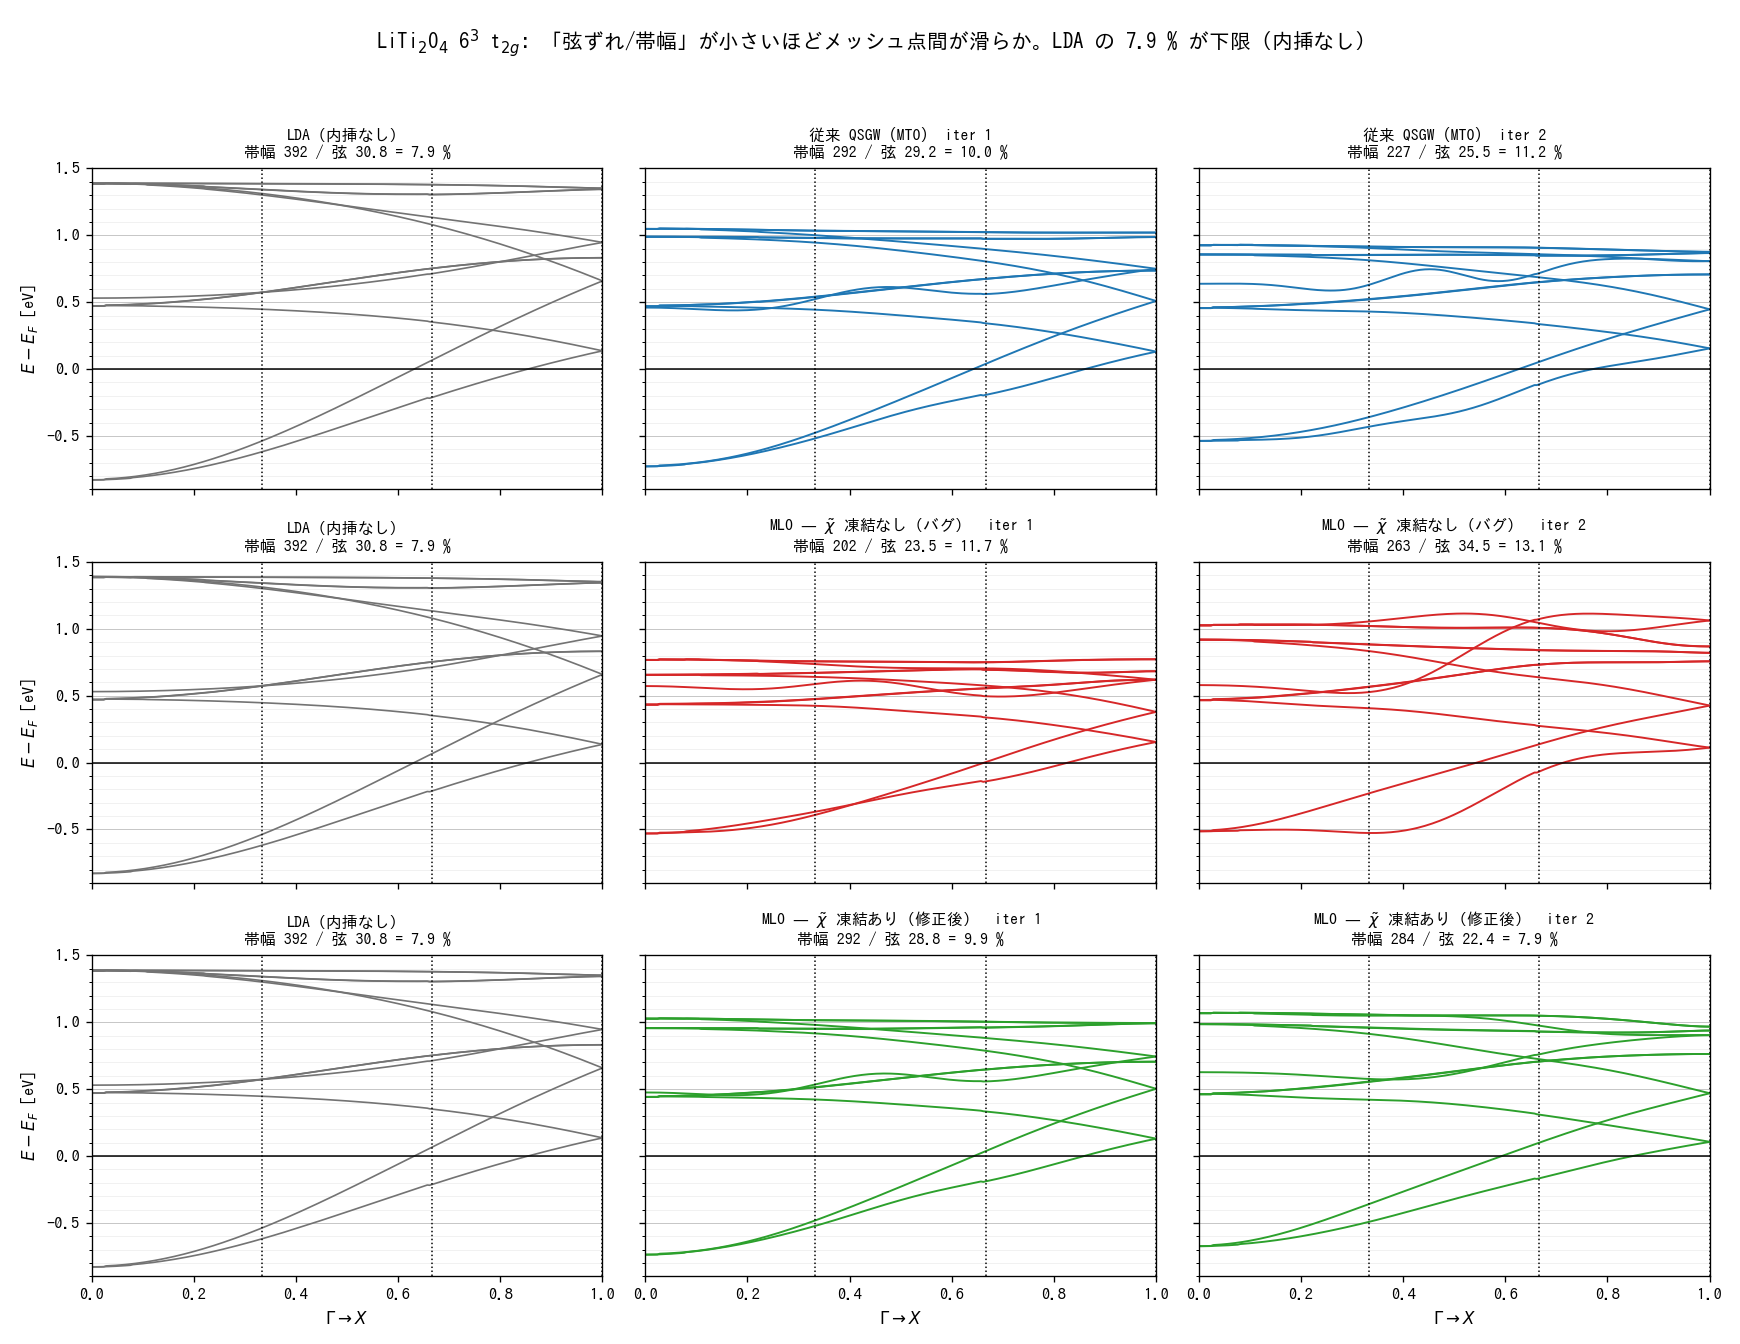

This figure's Python source:
#!/usr/bin/env python3
"""LiTi2O4 6^3, iterations 1 and 2: conventional / MLO without the chi~ freeze / MLO with it."""
import sys, os, numpy as np, matplotlib; matplotlib.use('Agg')
import matplotlib.pyplot as plt
matplotlib.rcParams['font.sans-serif'] = ['IPAGothic','Droid Sans Fallback','DejaVu Sans']
matplotlib.rcParams['axes.unicode_minus'] = False
from matplotlib.ticker import MultipleLocator
ROOT, OUT = sys.argv[1], sys.argv[2]
def rd(f):
    xs,es,cx,ce=[],[],[],[]
    for ln in open(f):
        if ln.startswith('#'): continue
        t=ln.split()
        if len(t)<3:
            if cx: xs.append(cx); es.append(ce); cx=[];ce=[]
            continue
        cx.append(float(t[1])); ce.append(float(t[2]))
    if cx: xs.append(cx); es.append(ce)
    return np.array(xs[0]), np.array(es)
MESH=[0.0,1/3,2/3,1.0]; IDX=[0,70,140,210]; LO,HI=32,44
def chord(y,x):
    return np.array([np.abs(y[a:b+1]-np.interp(x[a:b+1],[x[a],x[b]],[y[a],y[b]])).max()
                     for a,b in zip(IDX[:-1],IDX[1:])])*1e3
ROWS=[('従来 QSGW (MTO)', [f'{ROOT}/liti_ref/bnd_iter1.dat', f'{ROOT}/refpair/bnd_iter2.dat'],'tab:blue'),
      ('MLO — $\\tilde\\chi$ 凍結なし（バグ）',[f'{ROOT}/liti_mlo/bnd_iter1.dat',f'{ROOT}/liti_mlo/bnd_iter2.dat'],'tab:red'),
      ('MLO — $\\tilde\\chi$ 凍結あり（修正後）',[f'{ROOT}/frozen/bnd_iter1.dat',f'{ROOT}/frozen/bnd_iter2.dat'],'tab:green')]
x0,Elda = rd(f'{ROOT}/liti_mlo/bnd_lda.dat'); Slda=np.sort(Elda[LO:HI],axis=0)
wl=np.mean([b.max()-b.min() for b in Slda])*1e3; cl=np.array([chord(b,x0) for b in Slda]).mean()
fig,AX=plt.subplots(3,3,figsize=(14.5,11.2),sharex=True,sharey=True)
for r,(lab,fs,col) in enumerate(ROWS):
    ax=AX[r][0]
    for b in Slda: ax.plot(x0,b,'-',lw=1.0,color='0.45')
    ax.set_title(f'LDA（内挿なし）\n帯幅 {wl:.0f} / 弦 {cl:.1f} = {cl/wl*100:.1f} %',fontsize=9.5)
    for c,f in enumerate(fs,1):
        ax=AX[r][c]
        if not os.path.exists(f): ax.axis('off'); continue
        x,E=rd(f); S=np.sort(E[LO:HI],axis=0)
        for b in S: ax.plot(x,b,'-',lw=1.15,color=col)
        w=np.mean([b.max()-b.min() for b in S])*1e3
        ch=np.array([chord(b,x) for b in S]).mean()
        ax.set_title(f'{lab}  iter {c}\n帯幅 {w:.0f} / 弦 {ch:.1f} = {ch/w*100:.1f} %',fontsize=9.5)
    for c in range(3):
        a=AX[r][c]; a.set_ylim(-0.9,1.5); a.set_xlim(0,1); a.axhline(0,color='k',lw=0.9)
        for q in MESH: a.axvline(q,color='k',ls=':',lw=0.9)
        a.yaxis.set_major_locator(MultipleLocator(0.5)); a.yaxis.set_minor_locator(MultipleLocator(0.1))
        a.grid(axis='y',which='major',color='0.78',lw=0.6); a.grid(axis='y',which='minor',color='0.92',lw=0.4)
    AX[r][0].set_ylabel('$E-E_F$ [eV]')
for a in AX[-1]: a.set_xlabel('$\\Gamma \\to X$')
fig.suptitle('LiTi$_2$O$_4$ 6$^3$ t$_{2g}$: 「弦ずれ/帯幅」が小さいほどメッシュ点間が滑らか。'
             'LDA の 7.9 % が下限（内挿なし）', fontsize=12.5)
plt.tight_layout(rect=[0,0,1,0.955]); plt.savefig(OUT,dpi=120)
print('wrote',OUT)
